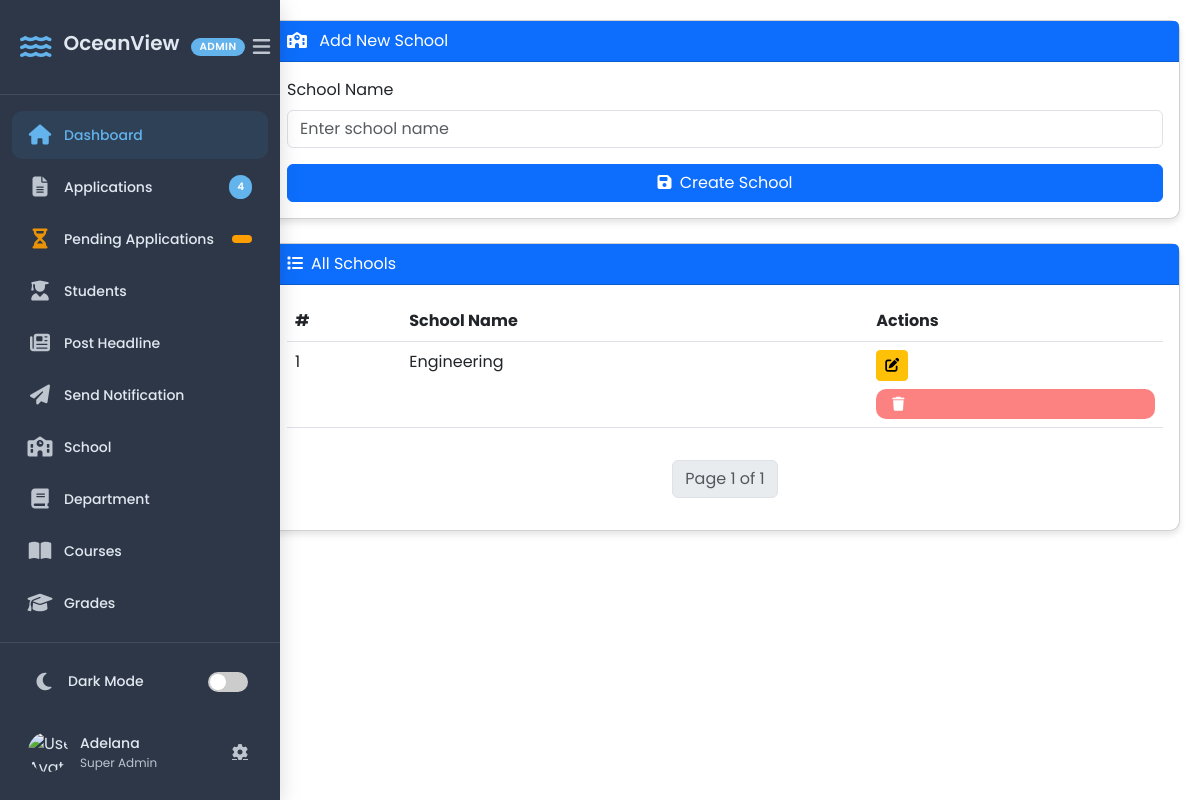
Page /add-school/ (signed in) on the earlier database version.
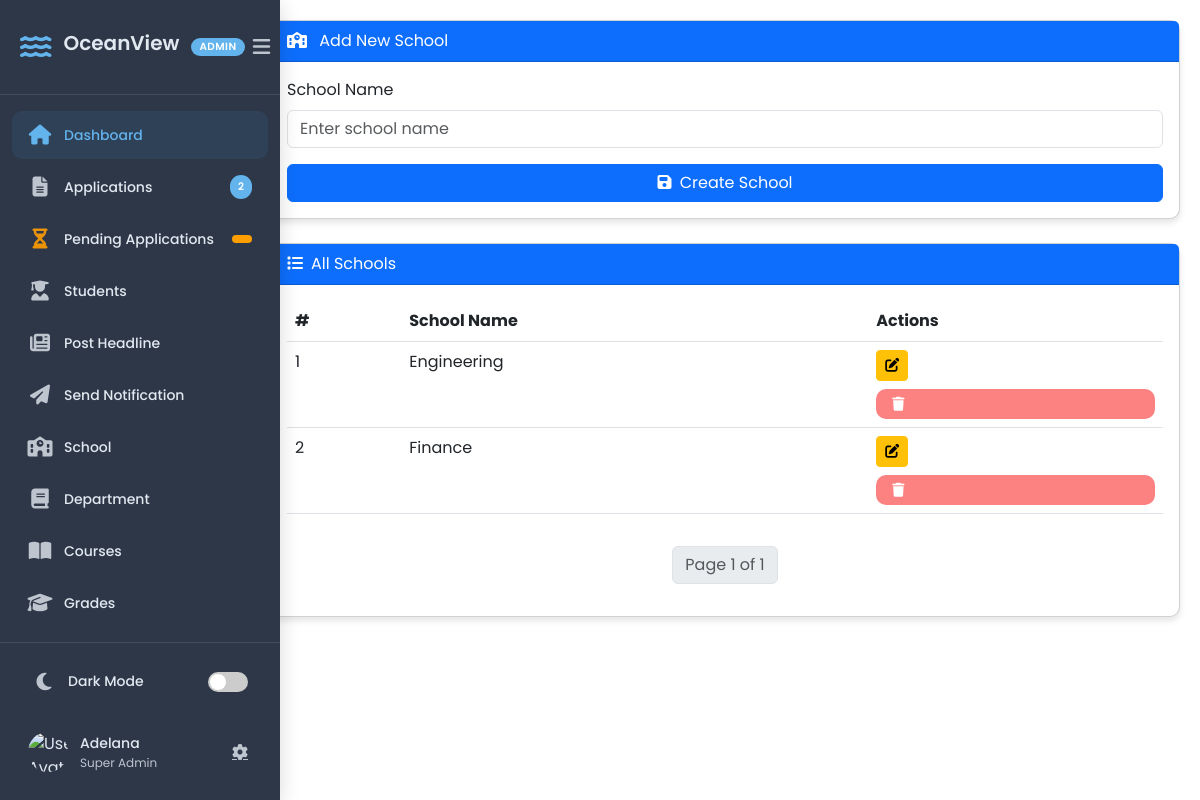
Same page on the later database version.
### portal/models.py (models this page shows, shortened)
class School(models.Model):
    name = models.CharField(max_length=100, unique=True)

### crm/views.py (the view)
# urls.py: path("add-school/", add_School, name = "add_school" ),
@login_required
def add_School(request):
    if not request.user.is_superuser:
     return HttpResponseForbidden("You do not have permission to view this applicant.")
    total_applications = Application.objects.count()
    if request.method == "POST":
        form = SchoolForm(request.POST, request.FILES)
        if form.is_valid():
            form.save()
            messages.success(request, "School created successfully!")
            return redirect("add_school")
    else:
        form = SchoolForm()
    schools = paginate_schools(request)
    return render(request, "crm/add_school.html", {"form": form, "schools": schools, 'total_applications': total_applications})

### crm/forms.py
class SchoolForm(forms.ModelForm):
    class Meta:
        model = School
        fields = ["name"]  # Changed from "Name" to "name" to match model field
        widgets = {
            "name": forms.TextInput(attrs={
                "class": "form-control",
                "placeholder": "Enter school name"
            }),
        }

### crm/context_processors.py (called while the page is built)
def user_roles(request):
    if request.user.is_authenticated:
        groups = request.user.groups.values_list("name", flat=True)
        return {"user_groups": groups}
    return {}

### crm/views.py (called while the page is built)
@login_required
def paginate_schools(request):
    if not request.user.is_superuser:
     return HttpResponseForbidden("You do not have permission to view this applicant.")
    """ Helper function to paginate headlines """
    schools_list = School.objects.all()
    paginator = Paginator(schools_list, 3)  # 3 headlines per page
    page_number = request.GET.get("page")
    return paginator.get_page(page_number)

### crm/templates/crm/add_school.html (shortened to what this page needs)
{% load static %}
<!DOCTYPE html>
<html lang="en">
<head>
    <link href="https://cdn.jsdelivr.net/npm/bootstrap@5.3.0/dist/css/bootstrap.min.css" rel="stylesheet">
    <link rel="stylesheet" href="https://cdnjs.cloudflare.com/ajax/libs/font-awesome/6.0.0/css/all.min.css">
    <link rel="stylesheet" href="{% static 'crm/css/add_school.css' %}">
</head>
<body>
    {% include 'crm/sidebar.html' %}
    <div class="main-content" style="margin-left: 250px; padding: 20px;">
        <div class="card mb-4">
            <div class="card-header bg-primary text-white">
                <i class="fas fa-school me-2"></i>
                {% if form.instance.id %}Edit School{% else %}Add New School{% endif %}
            </div>
            <div class="card-body">
                <form method="POST" id="schoolForm">
                    <div class="mb-3">
                        <label for="id_Name" class="form-label">School Name</label>
                        {{ form.name }}
                    </div>
                    <button type="submit" class="btn btn-primary w-100">
                        <i class="fas fa-save me-1"></i>
                        {% if form.instance.id %}Update{% else %}Create{% endif %} School
                    </button>
                </form>
            </div>
        </div>
        <div class="card">
            <div class="card-header bg-primary text-white">
                <i class="fas fa-list me-2"></i>All Schools
            </div>
            <div class="card-body">
                <div class="table-responsive">
                    <table class="table table-hover">
                        <thead>
                            <tr>
                                <th>#</th>
                                <th>School Name</th>
                                <th>Actions</th>
                            </tr>
                        </thead>
                        <tbody>
                            {% for school in schools %}
                            <tr>
                                <td>{{ forloop.counter }}</td>
                                <td>{{ school.name }}</td>
                                <td>
                                    <a href="#" class="btn btn-sm btn-warning">
                                        <i class="fas fa-edit"></i>
                                    </a>
                                    <form action="#" method="POST" class="d-inline">
                                        <button type="submit" class="btn btn-sm btn-danger" onclick="return confirm('Are you sure you want to delete this school?')">
                                            <i class="fas fa-trash"></i>
                                        </button>
                                    </form>
                                </td>
                            </tr>
                            {% empty %}
                            <tr>
                                <td colspan="3" class="text-center">No schools found</td>
                            </tr>
                            {% endfor %}
                        </tbody>
                    </table>
                </div>
                <div class="mt-3">
                    <nav aria-label="Page navigation">
                        <ul class="pagination justify-content-center">
                            <li class="page-item disabled">
                                <span class="page-link">
                                    Page {{ schools.number }} of {{ schools.paginator.num_pages }}
                                </span>
                            </li>
                        </ul>
                    </nav>
                </div>
            </div>
        </div>
    </div>
</body>
</html>

### crm/templates/crm/sidebar.html (shortened to what the changed rows need)
{% load static %}
<!DOCTYPE html>
<html lang="en">
<head>
    <link rel="stylesheet" href="https://cdnjs.cloudflare.com/ajax/libs/font-awesome/6.4.0/css/all.min.css">
    <link rel="stylesheet" href="{% static 'crm/css/sidebar.css' %}">
</head>
<body>
<div class="sidebar-container">
    <div class="sidebar">
        <ul class="sidebar-menu">
            {% if request.user.is_superuser or request.user.groups.all.0.name == 'Admission Officer' %}
            <li class="menu-item">
                <a href="{% url 'applicant_list' %}" class="menu-link">
                    <span class="menu-icon"><i class="fas fa-file-alt"></i></span>
                    <span class="menu-text">Applications</span>
                    <span class="menu-badge">{{ total_applications }}</span>
                </a>
            </li>
            <li class="menu-item">
                <a href="{% url 'pending_list' %}" class="menu-link">
                    <span class="menu-icon"><i class="fas fa-hourglass-half"></i></span>
                    <span class="menu-text">Pending Applications</span>
                    <span class="menu-badge badge-warning">{{ total_pending_application }}</span>
                </a>
            </li>
            {% endif %}
        </ul>
    </div>
</div>
</body>
</html>

Differences in the rows shown:
added School: name "Finance"
Other differences:
{{ total_applications }}: "4" → "2"
